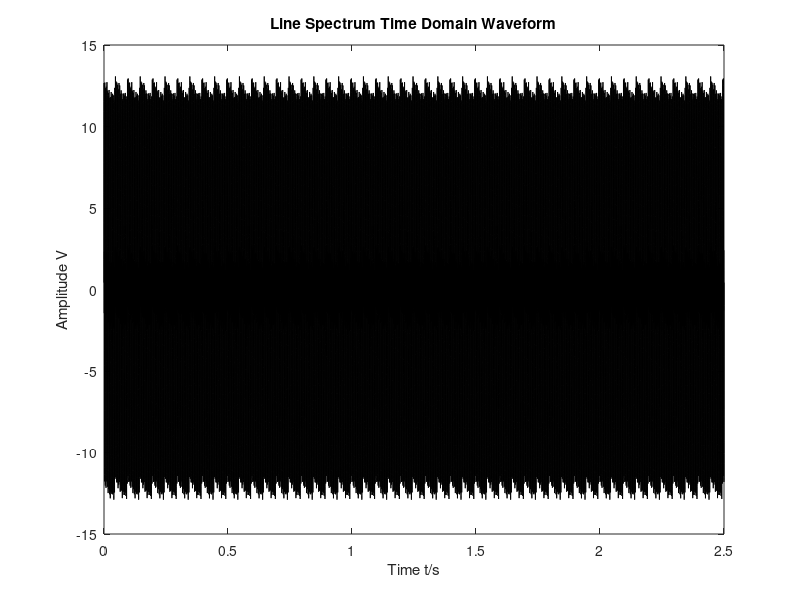
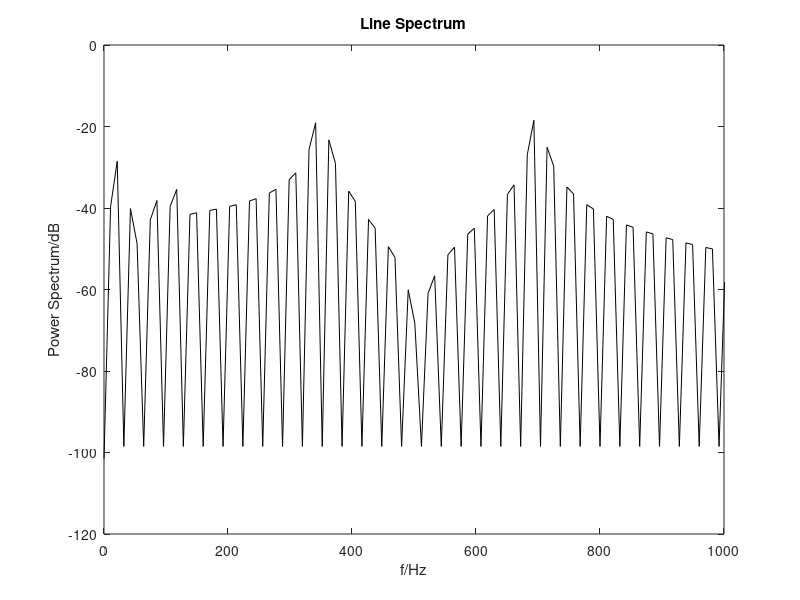

Here is the MATLAB script that generated these plots, in order: (Note: this script raises an error after producing the figures.)
clc;
clear all;
clf;

Fs = 32000;
n = 5; % Number of propeller blades
s = 2; % Propeller speed

%%%% Below 100Hz, the line spectrum frequencies can be represented as follows %%%%
Ts = 0:1/Fs:2.5; % Time series
ni = 6; % Eight line spectra
Ak = 0.5 * rand(1,10); % Line spectrum amplitude
Ik = 0.25 * pi * rand(1,10); % Random phases

% Calculate the line spectrum frequencies
f1 = zeros(1, ni);
C = [];
for m1 = 1:ni
    f1(m1) = m1 * n * s;
end
f = f1;
disp(f)

%%% K represents the number of line spectra, Ak, f, Ik correspond to the amplitude, frequency, and phase of the k-th line spectrum
%% Calculate the power spectrum %%%
fi = 80;
L = 4; % The highest frequency of line spectra cannot exceed 100Hz, with the highest being ni*fi/L
fait = 0.25 * pi;
temp = 1:1:ni;
G = 0;
for i = 1:1:ni               
   G1 = Ak(i) * sin(temp(i) * (2 * pi * fi / L * Ts + fait) + Ik(i));
   G = G + G1;
end

G = G + 7.5 * sin(2 * pi * 350 * Ts) + 6.5 * sin(2 * pi * 700 * Ts);

figure;
plot(Ts, G, 'k');
xlabel('Time t/s');
ylabel('Amplitude V');
title('Line Spectrum Time Domain Waveform');

%% 

% Power spectrum analysis
window = boxcar(length(G)); % Rectangular window 
nfft = 3000; 
[Pxxm, f] = periodogram(G, window, nfft, Fs); % Direct method 
PxxM = 10 * log10(Pxxm);

figure(); 
plot(f, PxxM, 'k');
xlabel('f/Hz');
ylabel('Power Spectrum/dB'); % Plot the graph before 3000
title('Line Spectrum');
xlim([0, 1000]);

%%%% White noise construction using a FIR filter with a specific response %%%%

%%%% Use Box-Muller method to generate normally distributed random numbers (mean = 0, std = 1) %%%%

m = 10;
n1 = 5;
t0 = 5000; % Generate normally distributed random numbers

for i = 1:t0   
    a = rand;    
    b = rand;     
    X1(i) = sqrt((-2) * log10(a)) * cos(2 * pi * b);   
    X2(i) = sqrt((-2) * log10(a)) * sin(2 * pi * b);     
    Y1 = X1 * n1 + m;    
    Y2 = X2 * n1 + m; 
end
disp(Y1); % Calculate the mean and standard deviation 
M1 = mean(Y1);
N1 = std(Y1);
disp(M1);
disp(N1); 
disp(Y1); % Calculate the mean and standard deviation 
M2 = mean(Y2);
N2 = std(Y2); 
disp(M2); 
disp(N2); 
h1 = lillietest(Y1);     % If h1 = 1, it means the null hypothesis is rejected, otherwise, it is accepted (i.e., the original distribution is normal)
disp(h1); 
h2 = lillietest(Y2);     % If h2 = 1, it means the null hypothesis is rejected, otherwise, it is accepted (i.e., the original distribution is normal) 
disp(h2);

To = 0.02; 
y = Y2;
N = length(y);
A(1:N) = exp(-To); 
C(1:N) = 1; 
R(1:N) = 1; 
Q(1:N) = 1 - exp(-2 * To); 
P(1) = 1; 

x(1) = y(1); % x(0) = 0; H(1) = 1; 
for n = 2:N 
    P1(n) = A(n) * A(n) * P(n - 1) + Q(n); 
    H(n) = C(n) * P1(n) / (C(n) * C(n) * P1(n) + R(n)); 
    x(n) = A(n) * x(n - 1) + H(n) * (y(n) - C(n) * A(n) * x(n - 1)); 
    P(n) = (1 - C(n) * H(n)) * P1(n); 
end 
i = [1:N]; 
figure(3)
subplot(311)
% x = x(n) / abs(x(n));
plot(i, x, 'k') 
xlabel('Sample Points'); ylabel('Amplitude'); title('White Noise Time Domain Waveform');
set(get(gca, 'XLabel'), 'FontSize', 12); % Graph text size set to 12
set(get(gca, 'YLabel'), 'FontSize', 12);
set(get(gca, 'TITLE'), 'FontSize', 10);
% grid on; 

%%%%% Power Spectrum of White Noise %%%%%%%%
subplot(3,1,2);
P = abs(fft(x)); % Spectrum
fm = (Fs / 2) * N / Fs;
f = (0: fm) * Fs / N;

plot(f, P(1:length(f)), 'k');
% grid on
title('Power Spectrum of White Noise'); xlabel('Frequency'); ylabel('Amplitude');
set(get(gca, 'XLabel'), 'FontSize', 12); % Graph text size set to 12
set(get(gca, 'YLabel'), 'FontSize', 12);
set(get(gca, 'TITLE'), 'FontSize', 10);

CX = xcorr(x, 'unbiased'); % Calculate autocorrelation function of sequence x(n)
CXk = fft(CX, N);
Px = abs(CXk);
index = 0: round(N / 2);
k = index * Fs / N;
Px0 = 10 * log10(Px(index + 1));
subplot(313)
plot(k, Px0, 'k'); 
% grid on;
xlabel('Frequency'); ylabel('Power Spectrum/dB');
title('Power Spectrum of White Noise');
set(get(gca, 'XLabel'), 'FontSize', 12); % Graph text size set to 12
set(get(gca, 'YLabel'), 'FontSize', 12);
set(get(gca, 'TITLE'), 'FontSize', 10);

%% 

%%%% Ideal Ship Radiated Noise Model %%%%
V = 22; % Ship speed
DT = 20000; % Ship displacement, in tons

SLs = 112 + 50 * log(V / 10) + 15 * log(DT); % Empirical formula for sound level above 100Hz, in dB
% Calculate the spectral peak frequency f0
if V >= 10
    f0 = 300 - 200 * (V - 10) / 30;  % For V >= 10 knots
else
    f0 = 300;  % For V < 10 knots
end

SLf0 = SLs + 20 - 20 * log(f0); % Sound pressure level at the spectral peak

K1 = 1; % Slope below the spectral peak frequency
K2 = -20; % Slope above the spectral peak frequency

%%%% Model the continuous spectrum %%%%
ff = 0:1:10000;
SLf = (SLf0 - K1 * log(f0 ./ ff)) .* (ff < f0) + SLf0 .* (ff == f0) + (SLf0 + K2 * log(ff ./ f0)) .* (f0 < ff);

figure(5)
plot(ff, SLf, 'k');
xlabel('Frequency/Hz'); xlim([0, 1100])
ylabel('Sound Pressure Level/dB'); % ylim([160, 200])
title('Expected Continuous Spectrum Curve')
% grid on;
%% 

% Periodic components
Nf = 5000;
n = 0:Nf-1;
t = n / Fs;
f = (0:Nf-1) * Fs / Nf;
Nfft = 2048;
si = 3 * sin(2 * pi * 60 * t) + 2 * sin(2 * pi * 90 * t) + 1 * sin(2 * pi * 120 * t);

% Signal = wgn(2048, 1, 60); % White noise with SNR -20.93 (60), -11.08 (50), 0.219 (35)

[N0, Wc] = buttord([0.05, 0.051], [0.025, 0.1], 6, 9); % wp = 300 / 6000 = 0.05, ws1 = 150 / 6000 = 0.025, ws2 = 600 / 6000 = 0.01
[b, a] = butter(N0, Wc);
xn1 = filter(b, a, x');
figure(6);
subplot(211)
plot(xn1, 'k');
xlabel('Sample Points')
ylabel('Amplitude')
title('Continuous Spectrum Time Domain Waveform')
xn = xn1 + (si(1:length(xn1)))';

subplot(212)
N1 = 2048;
Pxx = 10 * log10(abs(fft(xn, Nfft).^2));
f11 = (0: length(Pxx)-1) * Fs / length(Pxx);
plot(f11, Pxx, 'k');
xlabel('f/Hz');
ylabel('Power Spectrum/dB'); title('Continuous Spectrum')
xlim([0 3000]); % Plot before 3000

% [t1, r1] = size(Pxx);
% [t2, r2] = size(PxxM);
% B1 = zeros((t2 - t1), 1); B = [Pxx; B1];


% 计算 Power Spectrum 和 Time Domain Waveform
PP = Pxx(1:length(PxxM)) + PxxM;
ss = (G((1:length(xn))))' + xn;
PP = Pxx(1:length(PxxM)) + PxxM+100;
figure;
subplot(2,1,2);
plot(f11(1:length(PP)), PP)
xlabel('f/Hz');
ylabel('Power Spectrum/dB');
title('Passenger-ship Radiated Noise');
xlim([0,5000]);

subplot(2,1,1);
ss = (G((1:length(xn))))' + xn;
% tf = t * Ts;
pp = length(ss);
tf = Ts * pp / Fs;
plot(tf(1:length(ss)), ss / norm(ss))
title('Passenger-ship Radiated Noise Time Domain Waveform');
xlabel('Time(s)');
ylabel('Normalized Amplitude');

%% MFCC
signal = ss; % 输入信号
Fs = 32000; % 采样频率

% 参数设置
win_length = 0.025; % 窗长 (秒)
hop_length = 0.01; % 窗间隔 (秒)
n_mfcc = 15; % 提取的MFCC数量
n_fft = 512; % FFT 点数
num_mel_filters = 26; % Mel 滤波器数量

% 1. 预加重
pre_emphasis = 0.97; % 预加重系数
signal = filter([1 -pre_emphasis], 1, signal);

% 2. 分帧
frame_length = round(win_length * Fs); % 每帧采样点数
frame_hop = round(hop_length * Fs); % 帧移采样点数
frames = buffer(signal, frame_length, frame_length - frame_hop, 'nodelay');

% 3. 加窗
hamming_window = hamming(frame_length); % Hamming 窗
frames = frames .* hamming_window;

% 4. 快速傅里叶变换与功率谱
mag_frames = abs(fft(frames, n_fft)); % FFT 变换
pow_frames = (1 / n_fft) * (mag_frames .^ 2); % 功率谱

% 5. Mel 滤波器组
mel_filters = melFilterBank(Fs, n_fft, num_mel_filters); % Mel 滤波器
mel_energy = pow_frames(1:(n_fft / 2 + 1), :)' * mel_filters'; % Mel 滤波后能量

% 6. 对数能量计算
log_mel_energy = log(mel_energy + eps); % 避免 log(0)

% 7. 离散余弦变换 (DCT)
coeffs = dct(log_mel_energy, [], 2); % 计算 DCT
mfcc = coeffs(:, 1:n_mfcc); % 提取前 n_mfcc 个系数

% 8. 绘制 3D MFCC 图
num_frames = size(mfcc, 1); % 总帧数
num_coeffs = size(mfcc, 2); % MFCC 系数数量
[frame_idx, coeff_idx] = meshgrid(1:num_frames, 1:num_coeffs);

% 创建图形
figure;

% 使用 surf 绘制填充颜色的表面，并保存句柄
h = surf(frame_idx, coeff_idx, mfcc', 'FaceColor', 'interp', 'EdgeColor', 'k'); % 填充颜色并添加网格线


% 设置标签和标题
xlabel('Frame Index');
ylabel('MFCC Coefficients');
zlabel('Amplitude');
title('3D MFCC Features of Passenger-ship');
colorbar;
colormap("parula");

% 设置视角
view(60, 30);
set(gcf, 'LineWidth', 2);
% 启用插值着色
shading interp;

%% 设置 STFT 参数
window_length = 1024; % 窗口长度
noverlap = window_length / 2; % 窗口重叠量（50%重叠）
nfft = 1024; % FFT 点数

% 计算信号的 STFT
[~, F, T, P] = spectrogram(ss, window_length, noverlap, nfft, Fs);

% 将功率谱转换为 dB 标度
P_dB = 10 * log10(abs(P));

% 绘制 STFT 时频图
figure;

% 绘制时频图
imagesc(T, F, P_dB); % 时频图
axis xy; % 反转 y 轴，使频率从低到高
xlabel('Time(s)');
ylabel('Frequency (Hz)');
ylim([0,3000]);
title('STFT of Passenger-ship');
colorbar; % 显示色标
caxis([-100 0]); % 设置颜色条范围（dB）